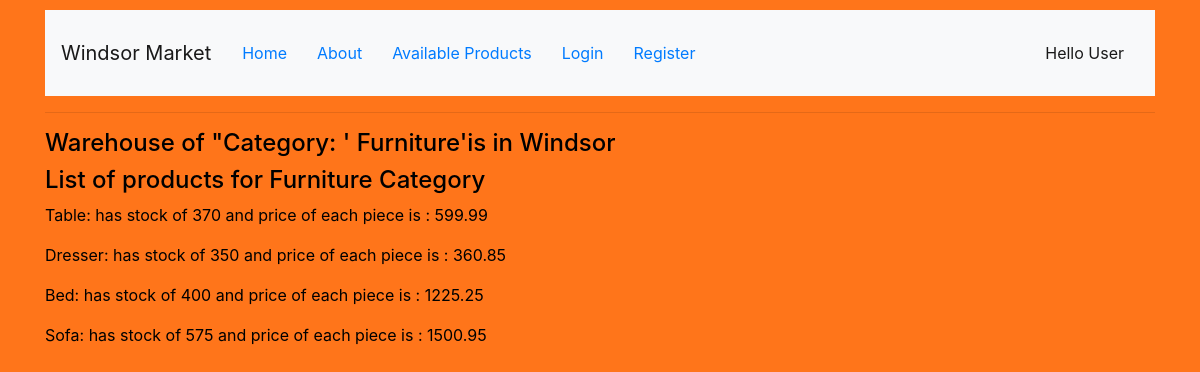
/myapp/1, run on the app's committed database.
### myapp/models.py (models this page shows, shortened)
class Category(models.Model):
    name = models.CharField(max_length=200)
    warehouse = models.CharField(max_length=200)
    class Meta:
        verbose_name = _("Category")
        verbose_name_plural = _("Categories")

class Product(models.Model):
    category = models.ForeignKey(Category, related_name='products', on_delete=models.CASCADE)
    name = models.CharField(max_length=200)
    price = models.DecimalField(max_digits=10, decimal_places=2)
    stock = models.PositiveIntegerField(default=100, validators=[MaxValueValidator(1000), MinValueValidator(0)])
    available = models.BooleanField(default=True)
    description = models.TextField(max_length=100, null=True, blank=True)
    intrested = models.PositiveIntegerField(default=0)
    def __str__(self):
        return self.name + ": has stock of " + str(self.stock)

### myapp/views.py (the view)
# urls.py: path(r'<cat_no>',views.detail,name='detail'),
def detail(request, cat_no):
    cat_list = get_object_or_404(Category, id=cat_no)
    product_list = Product.objects.filter(category__id=cat_no)
    return render(request, 'myapp/detail.html', {'cat_list': cat_list,'product_list': product_list})

### myapp/templates/myapp/detail.html
{% extends 'myapp/base.html' %}
{% block body_block %}
    <h4>Warehouse of "Category: ' {{cat_list.name}}'is in {{cat_list.warehouse}}</h4>
    <h4>List of products for {{cat_list.name}} Category</h4>
    {% for product in product_list %}
        <p> {{ product }} and price of each piece is : {{ product.price }} </p>
    {% endfor %}
{% endblock %}

### myapp/static/myapp/style.css (style rules this page uses)
body { background-color:#ff751a; color: black; }

### data on the page
Category: name "Furniture", warehouse "Windsor"
Product: name+stock "Table: has stock of 370", price "599.99"
Product: name+stock "Dresser: has stock of 350", price "360.85"
Product: name+stock "Bed: has stock of 400", price "1225.25"
Product: name+stock "Sofa: has stock of 575", price "1500.95"
